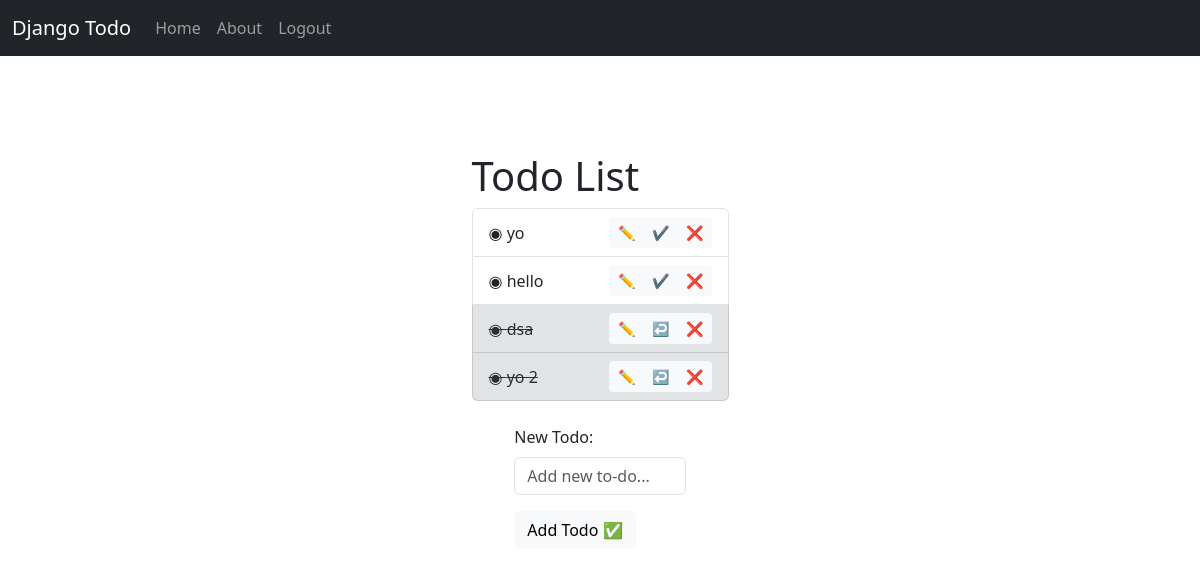
The page / (signed in) on the database as committed earlier.
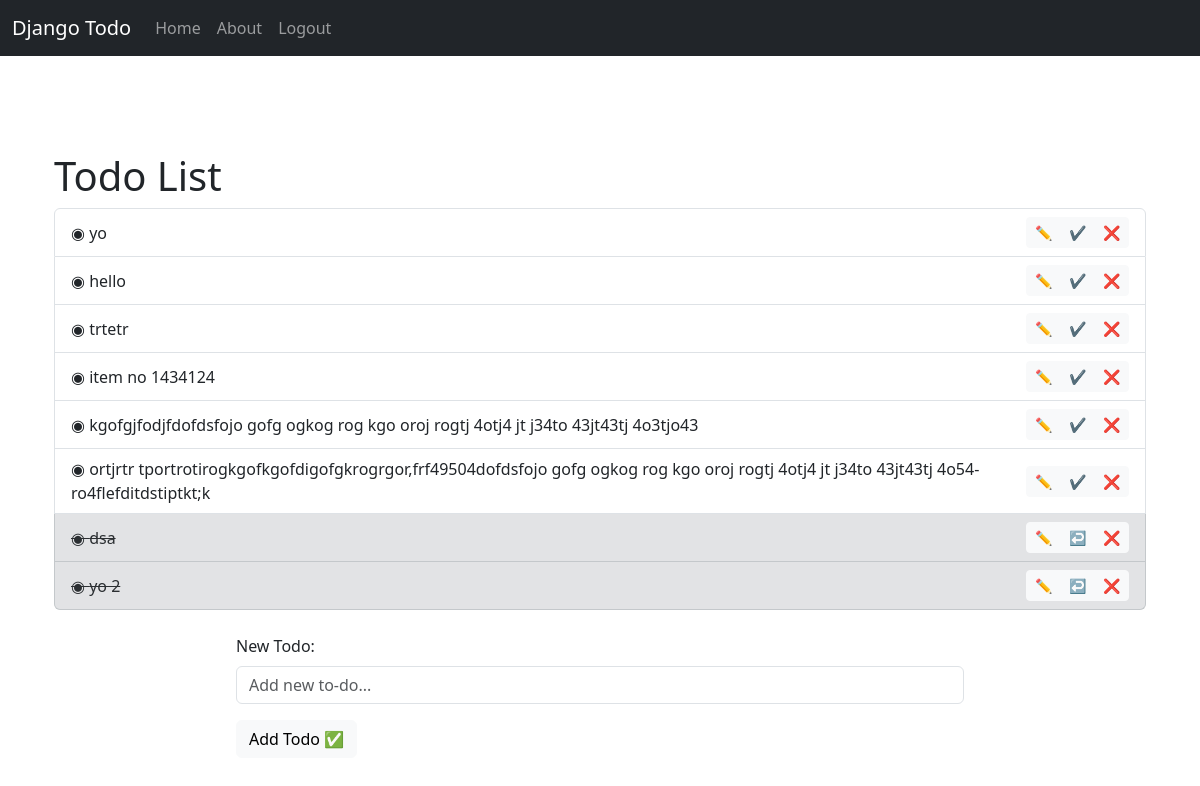
The same page on the database as committed later.
### myapp/models.py (models this page shows, shortened)
class TodoItem(models.Model):
    user = models.ForeignKey(User, on_delete=models.CASCADE)
    title = models.CharField(max_length=200)
    completed = models.BooleanField(default=False)
    create = models.DateTimeField(auto_now_add=True)
    class Meta:
        ordering = ['completed']

### myapp/views.py (the view, shortened to what this page needs)
# urls.py: path("", views.todos, name="Todos"),
@login_required(login_url="login")
def todos(request):
    items = TodoItem.objects.filter(user=request.user)          # Filtering by user whose is logged in
    form = TodoForm()
    return render(request, "todos.html", {"todos": items, 'form': form})

### myapp/forms.py
class TodoForm(forms.ModelForm):
	title = forms.CharField(
        widget=forms.TextInput(attrs={
            'class': 'form-control',
            'placeholder': 'Add new to-do...'
        })
    )
	class Meta:
		model = TodoItem
		fields = ['title', 'completed']  # Excluded the user as it will be auto generated

### templates/todos.html (shortened to what this page needs)
{% extends "base.html" %}
{% block content %}
<div class="container mt-5">
    <h1>Todo List</h1>
    <div class="col-md-12 mx-auto">
        <ul class="list-group">
            {% for todo in todos %}
            <li class="list-group-item {% if todo.completed %}list-group-item-secondary{% endif %}">
                <div class="d-flex justify-content-between align-items-center">
                    <span class="todo-title">
                        {% if todo.completed %}
                        <del>◉ {{ todo.title }}</del>
                        {% else %}
                        ◉ {{ todo.title }}
                        {% endif %}
                    </span>
                    <form method="post" action="/" class="d-inline">
                        <div class="btn-group" role="group">
                            <a href="{% url 'edit' todo.id %}" class="btn btn-light btn-sm">✏️</a>
                            {% if not todo.completed %}
                            <button type="submit" class="btn btn-light btn-sm" name="complete">✔️</button>
                            {% else %}
                            <button type="submit" class="btn btn-light btn-sm" name="uncomplete">↩️</button>
                            {% endif %}
                            <button type="submit" class="btn btn-light btn-sm" name="delete">❌</button>
                        </div>
                    </form>
                </div>
            </li>
            {% endfor %}
        </ul>
    </div>
    <br>
    <form method="POST" action="/" class="col-md-8 mx-auto">
        <div class="mb-3">
            <label for="newTodo" class="form-label">New Todo:</label>
            <div>
                {{ form.title }}
            </div>
        </div>
        <div>
            <button class="btn btn-light" type="submit" id="addTodoButton"
                onclick="this.innerHTML = '<span class=\'spinner-border spinner-border-sm\' role=\'status\' aria-hidden=\'true\'></span> Adding...';">Add Todo ✅</button>
        </div>
    </form>
    <br>
    <br>
</div>
{% endblock %}

Rows that differ between the two databases and show on the page:
added TodoItem: title "trtetr"
added TodoItem: title "item no 1434124"
added TodoItem: title "kgofgjfodjfdofdsfojo gofg ogkog rog kgo oroj rogtj 4otj4 jt j34to 43jt43tj 4o3tjo43"
added TodoItem: title "ortjrtr tportrotirogkgofkgofdigofgkrogrgor,frf49504dofdsfojo gofg ogkog rog kgo oroj rogtj 4otj4 jt j34to 43jt43tj 4o54-ro4flefditdstiptkt;k"
